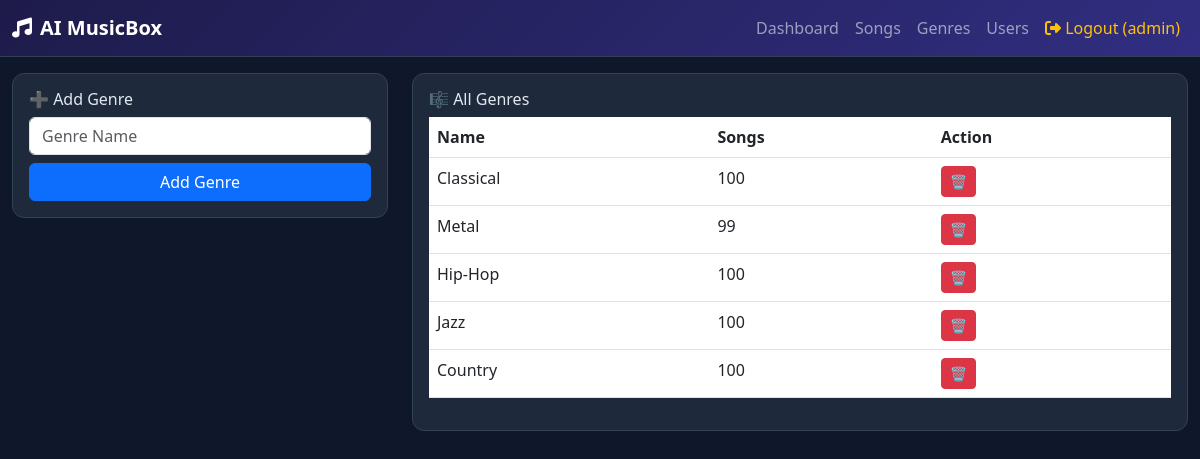
Page /admin/genres (signed in) on the committed database.
### models.py (models this page shows)
class User(UserMixin, db.Model):
    __tablename__ = 'users'
    id = db.Column(db.Integer, primary_key=True)
    username = db.Column(db.String(80), unique=True, nullable=False)
    email = db.Column(db.String(120), unique=True, nullable=False)
    password = db.Column(db.String(200), nullable=False)
    gender = db.Column(db.String(20), nullable=True)
    age = db.Column(db.Integer, nullable=True)
    is_admin = db.Column(db.Boolean, default=False)
    created_at = db.Column(db.DateTime, default=datetime.utcnow)
    listen_logs = db.relationship('ListenLog', backref='user', lazy=True, cascade='all, delete-orphan')

class Genre(db.Model):
    __tablename__ = 'genres'
    id = db.Column(db.Integer, primary_key=True)
    name = db.Column(db.String(80), unique=True, nullable=False)
    songs = db.relationship('Song', backref='genre', lazy=True)

### routes/admin.py (the view)
@admin_bp.route('/genres')
@login_required
@admin_required
def genres():
    return render_template('admin/genres.html', genres=Genre.query.all())

### routes/admin.py (called while the page is built)
def admin_required(f):
    from functools import wraps
    @wraps(f)
    def decorated(*args, **kwargs):
        if not current_user.is_authenticated or not current_user.is_admin:
            flash('Admin access required', 'danger')
            return redirect(url_for('auth.login'))
        return f(*args, **kwargs)
    return decorated

### templates/admin/genres.html
{% extends 'base.html' %}
{% block content %}
<div class="row">
  <div class="col-md-4">
    <div class="card p-3">
      <h6>➕ Add Genre</h6>
      <form method="POST" action="/admin/genres/add">
        <div class="mb-2"><input type="text" name="name" class="form-control" placeholder="Genre Name" required/></div>
        <button type="submit" class="btn btn-primary w-100">Add Genre</button>
      </form>
    </div>
  </div>
  <div class="col-md-8">
    <div class="card p-3">
      <h6>🎼 All Genres</h6>
      <table class="table">
        <thead><tr><th>Name</th><th>Songs</th><th>Action</th></tr></thead>
        <tbody>
        {% for genre in genres %}
        <tr>
          <td>{{ genre.name }}</td>
          <td>{{ genre.songs|length }}</td>
          <td>
            <form method="POST" action="/admin/genres/delete/{{ genre.id }}" class="d-inline">
              <button type="submit" class="btn btn-danger btn-sm" onclick="return confirm('Delete?')">🗑️</button>
            </form>
          </td>
        </tr>
        {% endfor %}
        </tbody>
      </table>
    </div>
  </div>
</div>
{% endblock %}

### templates/base.html (shortened to what this page needs)
<!DOCTYPE html>
<html lang="en">
<head>
  <link href="https://cdn.jsdelivr.net/npm/bootstrap@5.3.0/dist/css/bootstrap.min.css" rel="stylesheet"/>
  <link href="https://cdnjs.cloudflare.com/ajax/libs/font-awesome/6.4.0/css/all.min.css" rel="stylesheet"/>
  <link href="{{ url_for('static', filename='css/style.css') }}" rel="stylesheet"/>
</head>
<body>
<nav class="navbar navbar-expand-lg navbar-dark">
  <div class="container-fluid">
    <a class="navbar-brand fw-bold" href="/"><i class="fas fa-music me-2"></i>AI MusicBox</a>
    <div class="collapse navbar-collapse">
      <ul class="navbar-nav ms-auto">
        {% if current_user.is_authenticated %}
          {% if current_user.is_admin %}
            <li class="nav-item"><a class="nav-link" href="/admin/">Dashboard</a></li>
            <li class="nav-item"><a class="nav-link" href="/admin/songs">Songs</a></li>
            <li class="nav-item"><a class="nav-link" href="/admin/genres">Genres</a></li>
            <li class="nav-item"><a class="nav-link" href="/admin/users">Users</a></li>
          {% else %}
            <li class="nav-item"><a class="nav-link" href="/user/">Player</a></li>
            <li class="nav-item"><a class="nav-link" href="/user/playlist">My Playlist</a></li>
          {% endif %}
          <li class="nav-item"><a class="nav-link text-warning" href="/logout"><i class="fas fa-sign-out-alt"></i> Logout ({{ current_user.username }})</a></li>
        {% else %}
          <li class="nav-item"><a class="nav-link" href="/login">Login</a></li>
          <li class="nav-item"><a class="nav-link" href="/signup">Sign Up</a></li>
        {% endif %}
      </ul>
    </div>
  </div>
</nav>
<div class="container-fluid mt-3">
  {% block content %}{% endblock %}
</div>
</body>
</html>

### static/css/style.css (style rules this page uses)
:root { --primary: #6366f1; --dark: #0f172a; --card-bg: #1e293b; --text: #e2e8f0; --muted: #94a3b8; --border: #334155; }
body { background: var(--dark); color: var(--text); font-family: 'Segoe UI', sans-serif; }
.navbar { background: linear-gradient(135deg, #1e1b4b, #312e81) !important; border-bottom: 1px solid var(--border); }
.card { background: var(--card-bg); border: 1px solid var(--border); color: var(--text); border-radius: 12px; }

### rows in the picture
User: username "admin"
Genre: name "Classical", songs|length "100"
Genre: name "Metal", songs|length "99"
Genre: name "Hip-Hop", songs|length "100"
Genre: name "Jazz", songs|length "100"
Genre: name "Country", songs|length "100"
